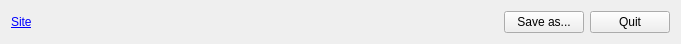
         <widget class="QWidget" name="layoutWidget_14">
          <property name="geometry">
           <rect>
            <x>80</x>
            <y>320</y>
            <width>681</width>
            <height>37</height>
           </rect>
          </property>
          <layout class="QHBoxLayout" name="horizontalLayout_36">
           <item>
            <widget class="QLabel" name="label_152">
             <property name="text">
              <string>&lt;html&gt;&lt;head/&gt;&lt;body&gt;&lt;p&gt;&lt;a href=&quot;https://github.com/gil9red/QRCodeGenerator&quot;&gt;&lt;span style=&quot; text-decoration: underline; color:#0000ff;&quot;&gt;Site&lt;/span&gt;&lt;/a&gt;&lt;/p&gt;&lt;/body&gt;&lt;/html&gt;</string>
             </property>
             <property name="openExternalLinks">
              <bool>true</bool>
             </property>
            </widget>
           </item>
           <item>
            <spacer name="horizontalSpacer_5">
             <property name="orientation">
              <enum>Qt::Horizontal</enum>
             </property>
             <property name="sizeHint" stdset="0">
              <size>
               <width>40</width>
               <height>20</height>
              </size>
             </property>
            </spacer>
           </item>
           <item>
            <widget class="QPushButton" name="pButtonSave_4">
             <property name="text">
              <string>Save as...</string>
             </property>
            </widget>
           </item>
           <item>
            <widget class="QPushButton" name="pButtonQuit_4">
             <property name="text">
              <string>Quit</string>
             </property>
            </widget>
           </item>
          </layout>
          <zorder>pButtonQuit_4</zorder>
          <zorder>label_152</zorder>
          <zorder>horizontalSpacer_5</zorder>
          <zorder>pButtonSave_4</zorder>
         </widget>
